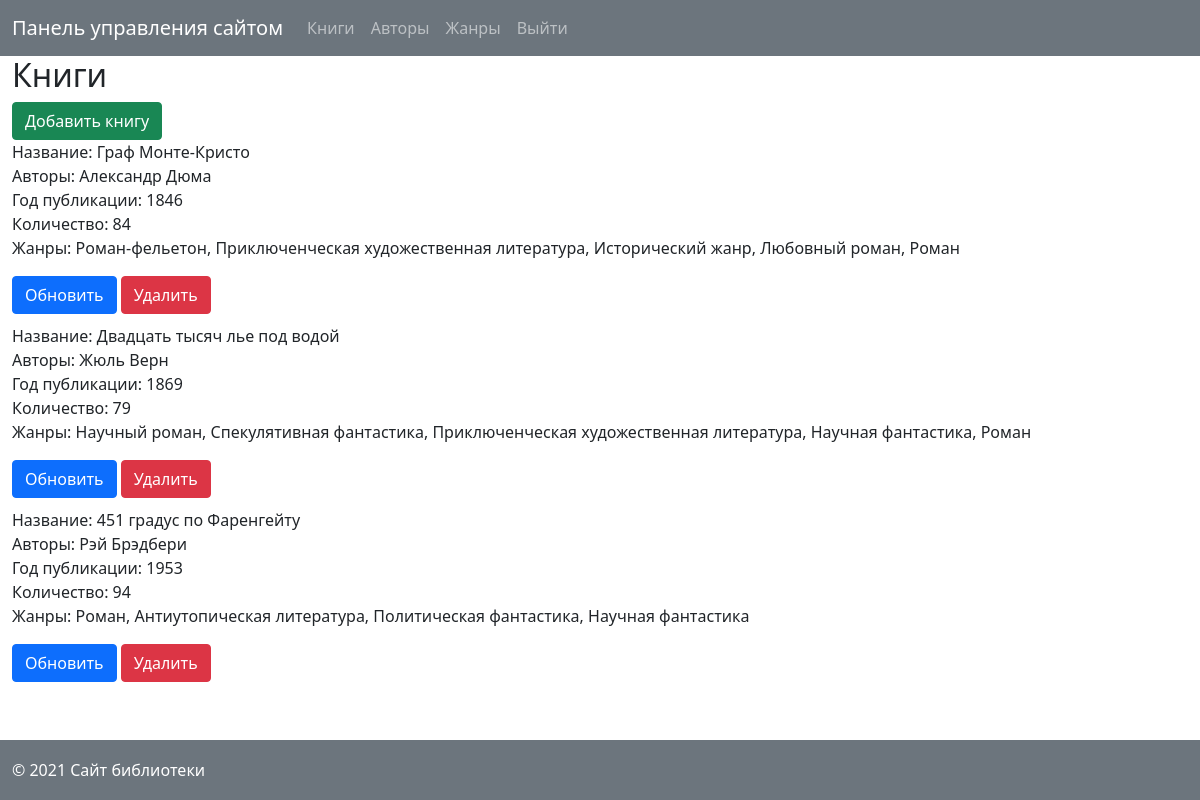
The app's page /admin/admin.php (signed in) with its own data.
### tables this page shows
CREATE TABLE `book` (
  `book_id` int NOT NULL AUTO_INCREMENT,
  `title` varchar(50) DEFAULT NULL,
  `public_year` int DEFAULT NULL,
  `amount` int DEFAULT NULL,
  PRIMARY KEY (`book_id`)
);

### admin/scripts/get_books.php (called while the page is built, shortened)
<?php
require_once '../db/db_connection.php';
function getBooks(object $pdo): object
{
    $query = "SELECT book.book_id, book.title, book.public_year, book.amount, author.author_name AS author,
        GROUP_CONCAT(genre.genre_name SEPARATOR ', ') AS genres FROM author JOIN book_author
        ON author.author_id = book_author.author_id JOIN book ON book_author.book_id = book.book_id
        JOIN book_genre ON book.book_id = book_genre.book_id JOIN genre
        ON book_genre.genre_id = genre.genre_id
        GROUP BY book.book_id, book.title, book.public_year, book.amount, author
        ORDER BY author.author_name";
    $books = $pdo->query($query);
    return $books;
}
$books = getBooks($pdo);

### admin/admin.php (the view, shortened to what this page needs)
<?php
require_once 'scripts/get_books.php';
?>
<!DOCTYPE html>
<html lang="ru">
<head>
    <link rel="stylesheet" href="../assets/css/bootstrap/bootstrap.min.css">
    <link rel="stylesheet" href="../assets/css/style.css">
    <link rel="stylesheet" href="../assets/css/admin/logout.css">
    <link rel="stylesheet" href="../assets/css/admin/admin.css">
    <link rel="stylesheet" href="../assets/css/footer.css">
</head>
<body>
    <div class="content">
        <nav class="navbar navbar-expand-md navbar-dark bg-secondary">
            <div class="container-fluid">
                <a class="navbar-brand" href="admin.php">Панель управления сайтом</a>
                <div class="collapse navbar-collapse" id="navbarSupportedContent">
                    <ul class="navbar-nav mr-auto">
                        <li class="nav-item active">
                            <a class="nav-link" href="admin.php">Книги</a>
                        </li>
                        <li class="nav-item">
                            <a class="nav-link" href="authors.php">Авторы</a>
                        </li>
                        <li class="nav-item">
                            <a class="nav-link" href="genres.php">Жанры</a>
                        </li>
                        <li class="nav-item">
                            <a class="sign-in-link nav-link" href="auth/logout.php">Выйти</a>
                        </li>
                    </ul>
                </div>
            </div>
        </nav>
        <div class="container-fluid">
            <h2>Книги</h2>
            <a class="btn-add-book-link btn btn-success" href="add_book.php">Добавить книгу</a>
            <?php while ($row = $books->fetch()): ?>
            <ul class="book-list">
                <li class="book-list__item">
                    <span class="book-list__explanation">Название:</span>
                    <span class="book-list__book-info"><?= $row["title"] ?></span>
                </li>
                <li class="book-list__item">
                    <span class="book-list__explanation">Авторы:</span>
                    <span class="book-list__book-info"><?= $row["author"] ?></span>
                </li>
                <li class="book-list__item">
                    <span class="book-list__explanation">Год публикации:</span>
                    <span class="book-list__book-info"><?= $row["public_year"] ?></span>
                </li>
                <li class="book-list__item">
                    <span class="book-list__explanation">Количество:</span>
                    <span class="book-list__book-info"><?= $row["amount"] ?></span>
                </li>
                <li class="book-list__item">
                    <span class="book-list__explanation">Жанры:</span>
                    <span class="book-list__book-info"><?= $row["genres"] ?></span>
                </li>
            </ul>
            <button class="btn-update btn btn-primary">
                <a class="btn-update__link" href="update_book.php?book_id=<?= $row["book_id"] ?>">Обновить</a>
            </button>
            <button class="btn-update btn btn-danger">
                <a class="btn-update__link" href="scripts/delete_book.php?book_id=<?= $row["book_id"] ?>">Удалить</a>
            </button>
            <?php endwhile; ?>
        </div>
    </div>
    <footer class="footer bg-secondary">
        <div class="container-fluid">
            <span class="copyright">&copy; 2021 Сайт библиотеки</span>
        </div>
    </footer>
</body>
</html>

### assets/css/style.css (style rules this page uses)
html, body { height: 100%; }
body { display: flex; flex-direction: column; }
.content { flex: 1 0 auto; }

### assets/css/admin/admin.css (style rules this page uses)
.book-list { padding-left: 0; }
.book-list__item { list-style-type: none; }
.btn-update { margin-bottom: 10px; }
.btn-update__link { color: #fff; text-decoration: none; }

### assets/css/footer.css (style rules this page uses)
.footer { flex-shrink: 0; width: 100%; line-height: 60px; color: #fff; }

### records on screen
book: title "Граф Монте-Кристо", author "Александр Дюма", public_year "1846", amount "84", genres "Роман-фельетон, Приключенческая художественная литература, Исторический жанр, Любовный роман, Роман"
book: title "Двадцать тысяч лье под водой", author "Жюль Верн", public_year "1869", amount "79", genres "Научный роман, Спекулятивная фантастика, Приключенческая художественная литература, Научная фантастика, Роман"
book: title "451 градус по Фаренгейту", author "Рэй Брэдбери", public_year "1953", amount "94", genres "Роман, Антиутопическая литература, Политическая фантастика, Научная фантастика"
